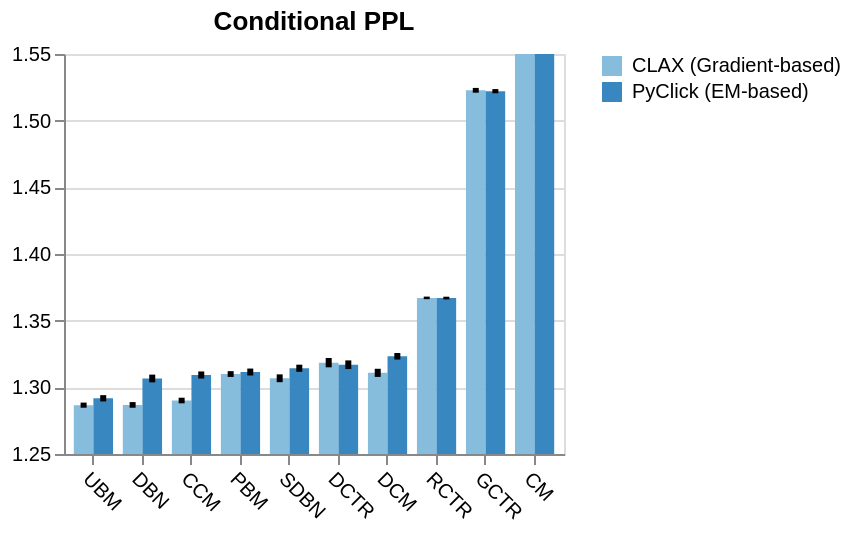

This figure's notebook cell:
### Code cell
sort_by_em = sort_order(df, "PyClick (EM-based)", "test_cond_ppl")

cond_ppl_chart = alt.Chart(df, width=250, height=200, title="Conditional PPL").mark_bar().encode(
    x=alt.X("model", title="", sort=sort_by_em).axis(labelAngle=45),
    xOffset=alt.XOffset("method", title=""),
    y=alt.Y("mean(test_cond_ppl)", title="").scale(zero=False, domain=(1.25, 1.55), clamp=True),
    color=alt.Color("method", title="").scale(scheme="blues"),
) + alt.Chart(df).mark_errorbar(thickness=3).encode(
    x=alt.X("model", sort=sort_by_em).axis(labelAngle=45),
    xOffset=alt.XOffset("method", title=""),
    y=alt.Y("test_cond_ppl", title="").scale(zero=False, domain=(1.25, 1.55), clamp=True),
)

cond_ppl_chart

### Figure 1 — Vega-Lite specification as saved in the notebook (floating-point values rounded to 4 significant figures)
{"config": {"view": {"continuousWidth": 300, "continuousHeight": 300}}, "layer": [{"mark": {"type": "bar"}, "encoding": {"color": {"field": "method", "scale": {"scheme": "blues"}, "title": "", "type": "nominal"}, "x": {"axis": {"labelAngle": 45}, "field": "model", "sort": ["UBM", "DBN", "CCM", "PBM", "SDBN", "DCTR", "DCM", "RCTR", "GCTR", "CM"], "title": "", "type": "nominal"}, "xOffset": {"field": "method", "title": "", "type": "nominal"}, "y": {"aggregate": "mean", "field": "test_cond_ppl", "scale": {"zero": false, "domain": [1.25, 1.55], "clamp": true}, "title": "", "type": "quantitative"}}, "title": "Conditional PPL"}, {"mark": {"type": "errorbar", "thickness": 3}, "encoding": {"x": {"axis": {"labelAngle": 45}, "field": "model", "sort": ["UBM", "DBN", "CCM", "PBM", "SDBN", "DCTR", "DCM", "RCTR", "GCTR", "CM"], "type": "nominal"}, "xOffset": {"field": "method", "title": "", "type": "nominal"}, "y": {"field": "test_cond_ppl", "scale": {"zero": false, "domain": [1.25, 1.55], "clamp": true}, "title": "", "type": "quantitative"}}}], "data": {"name": "data-4efde6b524a7886fd986990f6629c728"}, "height": 200, "width": 250, "$schema": "https://vega.github.io/schema/vega-lite/v5.20.1.json", "datasets": {"data-4efde6b524a7886fd986990f6629c728": [{"model": "DBN", "test_loss": 0.2422, "test_ll": -0.2422, "test_ppl": 1.309, "test_cond_ppl": 1.287, "train_time_s": 269.6, "method": "CLAX (Gradient-based)", "random_state": null}, {"model": "SDBN", "test_loss": 0.2591, "test_ll": -0.2591, "test_ppl": 1.314, "test_cond_ppl": 1.308, "train_time_s": 266.2, "method": "CLAX (Gradient-based)", "random_state": null}, {"model": "DCM", "test_loss": 0.2623, "test_ll": -0.2623, "test_ppl": 1.318, "test_cond_ppl": 1.313, "train_time_s": 151.8, "method": "CLAX (Gradient-based)", "random_state": null}, {"model": "CCM", "test_loss": 0.2447, "test_ll": -0.2447, "test_ppl": 1.313, "test_cond_ppl": 1.291, "train_time_s": 111.4, "method": "CLAX (Gradient-based)", "random_state": null}, {"model": "GCTR", "test_loss": 0.3701, "test_ll": -0.37, "test_ppl": 1.526, "test_cond_ppl": 1.526, "train_time_s": 53.04, "method": "CLAX (Gradient-based)", "random_state": null}, {"model": "CM", "test_loss": 0.9658, "test_ll": -0.9657, "test_ppl": 1.337, "test_cond_ppl": 2.903, "train_time_s": 136.7, "method": "CLAX (Gradient-based)", "random_state": null}, {"model": "PBM", "test_loss": 0.2618, "test_ll": -0.2618, "test_ppl": 1.312, "test_cond_ppl": 1.312, "train_time_s": 135.7, "method": "CLAX (Gradient-based)", "random_state": null}, {"model": "UBM", "test_loss": 0.2415, "test_ll": -0.2415, "test_ppl": 1.31, "test_cond_ppl": 1.287, "train_time_s": 147.1, "method": "CLAX (Gradient-based)", "random_state": null}, {"model": "DCTR", "test_loss": 0.269, "test_ll": -0.269, "test_ppl": 1.321, "test_cond_ppl": 1.321, "train_time_s": 134.9, "method": "CLAX (Gradient-based)", "random_state": null}, {"model": "RCTR", "test_loss": 0.2971, "test_ll": -0.2971, "test_ppl": 1.366, "test_cond_ppl": 1.366, "train_time_s": 54.94, "method": "CLAX (Gradient-based)", "random_state": null}, {"model": "DBN", "test_loss": 0.2444, "test_ll": -0.2444, "test_ppl": 1.312, "test_cond_ppl": 1.29, "train_time_s": 271.4, "method": "CLAX (Gradient-based)", "random_state": null}, {"model": "SDBN", "test_loss": 0.261, "test_ll": -0.261, "test_ppl": 1.316, "test_cond_ppl": 1.311, "train_time_s": 266.9, "method": "CLAX (Gradient-based)", "random_state": null}, {"model": "DCM", "test_loss": 0.2638, "test_ll": -0.2638, "test_ppl": 1.32, "test_cond_ppl": 1.315, "train_time_s": 152.8, "method": "CLAX (Gradient-based)", "random_state": null}, {"model": "CCM", "test_loss": 0.2467, "test_ll": -0.2467, "test_ppl": 1.315, "test_cond_ppl": 1.293, "train_time_s": 114.2, "method": "CLAX (Gradient-based)", "random_state": null}, {"model": "GCTR", "test_loss": 0.3691, "test_ll": -0.369, "test_ppl": 1.52, "test_cond_ppl": 1.52, "train_time_s": 53.75, "method": "CLAX (Gradient-based)", "random_state": null}, {"model": "CM", "test_loss": 0.972, "test_ll": -0.9714, "test_ppl": 1.341, "test_cond_ppl": 2.92, "train_time_s": 136.4, "method": "CLAX (Gradient-based)", "random_state": null}, {"model": "PBM", "test_loss": 0.2628, "test_ll": -0.2627, "test_ppl": 1.313, "test_cond_ppl": 1.313, "train_time_s": 92.14, "method": "CLAX (Gradient-based)", "random_state": null}, {"model": "UBM", "test_loss": 0.2435, "test_ll": -0.2435, "test_ppl": 1.312, "test_cond_ppl": 1.29, "train_time_s": 150.5, "method": "CLAX (Gradient-based)", "random_state": null}, {"model": "DCTR", "test_loss": 0.2701, "test_ll": -0.2701, "test_ppl": 1.323, "test_cond_ppl": 1.323, "train_time_s": 134.6, "method": "CLAX (Gradient-based)", "random_state": null}, {"model": "RCTR", "test_loss": 0.2991, "test_ll": -0.2991, "test_ppl": 1.369, "test_cond_ppl": 1.369, "train_time_s": 57.97, "method": "CLAX (Gradient-based)", "random_state": null}, {"model": "DBN", "test_loss": 0.2388, "test_ll": -0.2389, "test_ppl": 1.304, "test_cond_ppl": 1.283, "train_time_s": 269.4, "method": "CLAX (Gradient-based)", "random_state": null}, {"model": "SDBN", "test_loss": 0.2536, "test_ll": -0.2537, "test_ppl": 1.307, "test_cond_ppl": 1.301, "train_time_s": 265.5, "method": "CLAX (Gradient-based)", "random_state": null}, {"model": "DCM", "test_loss": 0.2563, "test_ll": -0.2563, "test_ppl": 1.31, "test_cond_ppl": 1.305, "train_time_s": 151.7, "method": "CLAX (Gradient-based)", "random_state": null}, {"model": "CCM", "test_loss": 0.2412, "test_ll": -0.2413, "test_ppl": 1.307, "test_cond_ppl": 1.286, "train_time_s": 110.2, "method": "CLAX (Gradient-based)", "random_state": null}, {"model": "GCTR", "test_loss": 0.3685, "test_ll": -0.3685, "test_ppl": 1.522, "test_cond_ppl": 1.522, "train_time_s": 52.71, "method": "CLAX (Gradient-based)", "random_state": null}, {"model": "CM", "test_loss": 0.9537, "test_ll": -0.9541, "test_ppl": 1.331, "test_cond_ppl": 2.865, "train_time_s": 136.5, "method": "CLAX (Gradient-based)", "random_state": null}, {"model": "PBM", "test_loss": 0.2574, "test_ll": -0.2574, "test_ppl": 1.306, "test_cond_ppl": 1.306, "train_time_s": 135.4, "method": "CLAX (Gradient-based)", "random_state": null}, {"model": "UBM", "test_loss": 0.2385, "test_ll": -0.2386, "test_ppl": 1.305, "test_cond_ppl": 1.283, "train_time_s": 147.2, "method": "CLAX (Gradient-based)", "random_state": null}, {"model": "DCTR", "test_loss": 0.2617, "test_ll": -0.2618, "test_ppl": 1.312, "test_cond_ppl": 1.312, "train_time_s": 134.5, "method": "CLAX (Gradient-based)", "random_state": null}, {"model": "RCTR", "test_loss": 0.2966, "test_ll": -0.2967, "test_ppl": 1.366, "test_cond_ppl": 1.366, "train_time_s": 55.11, "method": "CLAX (Gradient-based)", "random_state": null}, {"model": "DBN", "test_loss": null, "test_ll": -0.2588, "test_ppl": 1.315, "test_cond_ppl": 1.308, "train_time_s": 97370.0, "method": "PyClick (EM-based)", "random_state": 1.0}, {"model": "SDBN", "test_loss": null, "test_ll": -0.2645, "test_ppl": 1.311, "test_cond_ppl": 1.315, "train_time_s": 132.0, "method": "PyClick (EM-based)", "random_state": 1.0}, {"model": "DCM", "test_loss": null, "test_ll": -0.2703, "test_ppl": 1.316, "test_cond_ppl": 1.324, "train_time_s": 115.1, "method": "PyClick (EM-based)", "random_state": 1.0}, {"model": "CCM", "test_loss": null, "test_ll": -0.2602, "test_ppl": 1.315, "test_cond_ppl": 1.311, "train_time_s": 128300.0, "method": "PyClick (EM-based)", "random_state": 1.0}, {"model": "GCTR", "test_loss": null, "test_ll": -0.3701, "test_ppl": 1.525, "test_cond_ppl": 1.525, "train_time_s": 11.59, "method": "PyClick (EM-based)", "random_state": 1.0}, {"model": "CM", "test_loss": null, "test_ll": -8.789, "test_ppl": 1.359, "test_cond_ppl": 18540.0, "train_time_s": 103.2, "method": "PyClick (EM-based)", "random_state": 1.0}, {"model": "PBM", "test_loss": null, "test_ll": -0.2624, "test_ppl": 1.313, "test_cond_ppl": 1.313, "train_time_s": 10290.0, "method": "PyClick (EM-based)", "random_state": 1.0}, {"model": "UBM", "test_loss": null, "test_ll": -0.2457, "test_ppl": 1.312, "test_cond_ppl": 1.293, "train_time_s": 10850.0, "method": "PyClick (EM-based)", "random_state": 1.0}, {"model": "DCTR", "test_loss": null, "test_ll": -0.2673, "test_ppl": 1.319, "test_cond_ppl": 1.319, "train_time_s": 74.84, "method": "PyClick (EM-based)", "random_state": 1.0}, {"model": "RCTR", "test_loss": null, "test_ll": -0.2977, "test_ppl": 1.367, "test_cond_ppl": 1.367, "train_time_s": 11.01, "method": "PyClick (EM-based)", "random_state": 1.0}, {"model": "DBN", "test_loss": null, "test_ll": -0.2534, "test_ppl": 1.307, "test_cond_ppl": 1.301, "train_time_s": 93300.0, "method": "PyClick (EM-based)", "random_state": 2.0}, {"model": "SDBN", "test_loss": null, "test_ll": -0.26, "test_ppl": 1.305, "test_cond_ppl": 1.309, "train_time_s": 146.3, "method": "PyClick (EM-based)", "random_state": 2.0}, {"model": "DCM", "test_loss": null, "test_ll": -0.2669, "test_ppl": 1.31, "test_cond_ppl": 1.319, "train_time_s": 118.7, "method": "PyClick (EM-based)", "random_state": 2.0}, {"model": "CCM", "test_loss": null, "test_ll": -0.2554, "test_ppl": 1.308, "test_cond_ppl": 1.304, "train_time_s": 128500.0, "method": "PyClick (EM-based)", "random_state": 2.0}, {"model": "GCTR", "test_loss": null, "test_ll": -0.3685, "test_ppl": 1.522, "test_cond_ppl": 1.522, "train_time_s": 10.46, "method": "PyClick (EM-based)", "random_state": 2.0}, {"model": "CM", "test_loss": null, "test_ll": -8.76, "test_ppl": 1.353, "test_cond_ppl": 18040.0, "train_time_s": 103.2, "method": "PyClick (EM-based)", "random_state": 2.0}, {"model": "PBM", "test_loss": null, "test_ll": -0.2577, "test_ppl": 1.306, "test_cond_ppl": 1.306, "train_time_s": 10340.0, "method": "PyClick (EM-based)", "random_state": 2.0}, {"model": "UBM", "test_loss": null, "test_ll": -0.2417, "test_ppl": 1.306, "test_cond_ppl": 1.287, "train_time_s": 11290.0, "method": "PyClick (EM-based)", "random_state": 2.0}, {"model": "DCTR", "test_loss": null, "test_ll": -0.2609, "test_ppl": 1.311, "test_cond_ppl": 1.311, "train_time_s": 125.0, "method": "PyClick (EM-based)", "random_state": 2.0}, {"model": "RCTR", "test_loss": null, "test_ll": -0.2962, "test_ppl": 1.365, "test_cond_ppl": 1.365, "train_time_s": 12.42, "method": "PyClick (EM-based)", "random_state": 2.0}, {"model": "DBN", "test_loss": null, "test_ll": -0.2604, "test_ppl": 1.317, "test_cond_ppl": 1.31, "train_time_s": 98160.0, "method": "PyClick (EM-based)", "random_state": 3.0}, {"model": "SDBN", "test_loss": null, "test_ll": -0.2667, "test_ppl": 1.314, "test_cond_ppl": 1.318, "train_time_s": 169.1, "method": "PyClick (EM-based)", "random_state": 3.0}, {"model": "DCM", "test_loss": null, "test_ll": -0.273, "test_ppl": 1.319, "test_cond_ppl": 1.327, "train_time_s": 142.4, "method": "PyClick (EM-based)", "random_state": 3.0}, {"model": "CCM", "test_loss": null, "test_ll": -0.2618, "test_ppl": 1.317, "test_cond_ppl": 1.313, "train_time_s": 130200.0, "method": "PyClick (EM-based)", "random_state": 3.0}, {"model": "GCTR", "test_loss": null, "test_ll": -0.3691, "test_ppl": 1.519, "test_cond_ppl": 1.519, "train_time_s": 11.82, "method": "PyClick (EM-based)", "random_state": 3.0}, {"model": "CM", "test_loss": null, "test_ll": -8.681, "test_ppl": 1.362, "test_cond_ppl": 16600.0, "train_time_s": 135.2, "method": "PyClick (EM-based)", "random_state": 3.0}, {"model": "PBM", "test_loss": null, "test_ll": -0.264, "test_ppl": 1.315, "test_cond_ppl": 1.315, "train_time_s": 8805.0, "method": "PyClick (EM-based)", "random_state": 3.0}, {"model": "UBM", "test_loss": null, "test_ll": -0.2476, "test_ppl": 1.314, "test_cond_ppl": 1.295, "train_time_s": 12410.0, "method": "PyClick (EM-based)", "random_state": 3.0}, {"model": "DCTR", "test_loss": null, "test_ll": -0.2687, "test_ppl": 1.321, "test_cond_ppl": 1.321, "train_time_s": 80.93, "method": "PyClick (EM-based)", "random_state": 3.0}, {"model": "RCTR", "test_loss": null, "test_ll": -0.2989, "test_ppl": 1.369, "test_cond_ppl": 1.369, "train_time_s": 10.81, "method": "PyClick (EM-based)", "random_state": 3.0}]}}
